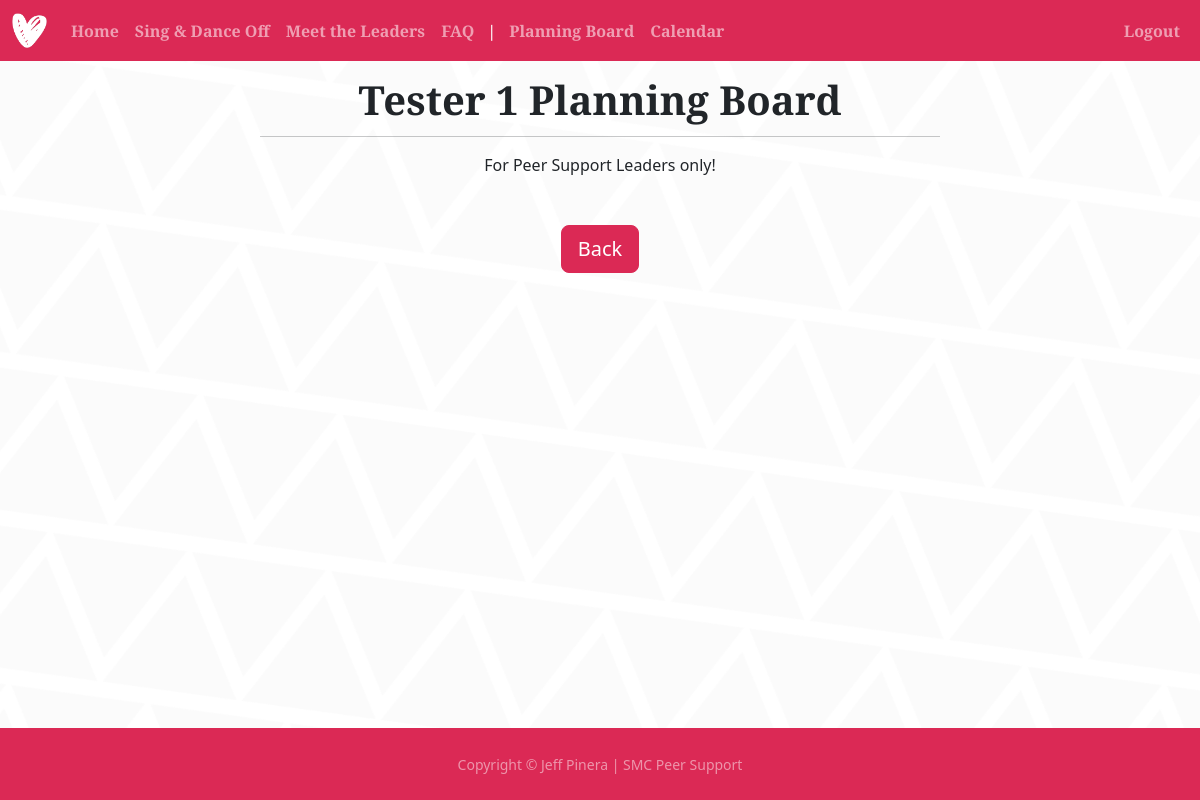
Page /posts/Tester 1 (signed in) on the earlier database version.
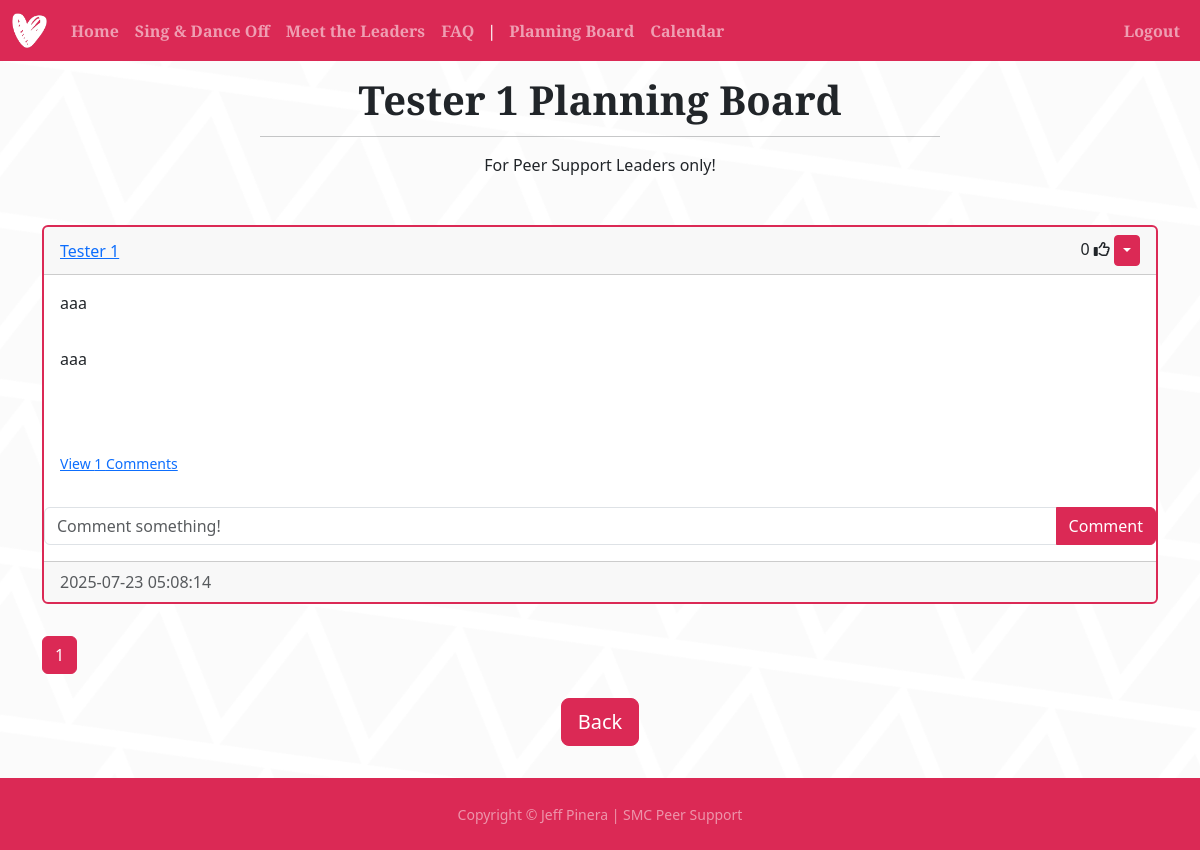
Same page on the later database version.
### website/models.py (models this page shows)
class Post(db.Model):
    id = db.Column(db.Integer, primary_key=True)
    title = db.Column(db.String(150), nullable=False)
    content = db.Column(db.Text, nullable=False)
    date_created = db.Column(db.DateTime(timezone=True), default=func.now())
    author = db.Column(db.Integer, db.ForeignKey(
        'user.id', ondelete="CASCADE"), nullable=False)
    comments = db.relationship('Comment', backref='post', passive_deletes=True)
    likes = db.relationship('Like', backref='post', passive_deletes=True)

class User(db.Model, UserMixin):
    id = db.Column(db.Integer, primary_key=True)
    email = db.Column(db.String(150), unique=True)
    username = db.Column(db.String(150), unique=True)
    password = db.Column(db.String(150))
    date_created = db.Column(db.DateTime(timezone=True), default=func.now())
    posts = db.relationship('Post', backref='user', passive_deletes=True)
    comments = db.relationship('Comment', backref='user', passive_deletes=True)
    likes = db.relationship('Like', backref='user', passive_deletes=True)

### website/views.py (the view)
@views.route("/posts/<username>")
@login_required
def posts(username):
    page = request.args.get('page', 1, type=int)
    user = User.query.filter_by(username=username).first()
    if not user:
        flash('No user with that username exists.', category='error')
        return redirect(url_for('views.blog'))
    posts = Post.query.filter_by(user=user).order_by(
        Post.date_created.desc()).paginate(page=page, per_page=4)
    return render_template("posts.html", user=current_user, posts=posts, username=username)

### website/__init__.py (called while the page is built)
def create_app():
    app = Flask(__name__)
    app.config['SECRET_KEY'] = "9TGpWEMCbL"
    app.config['SQLALCHEMY_DATABASE_URI'] = f'sqlite:///{DB_NAME}'
    db.init_app(app)
    from .views import views
    from .auth import auth
    app.register_blueprint(views, url_prefix="/")
    app.register_blueprint(auth, url_prefix="/")
    from .models import User
    with app.app_context():
        db.create_all()
    login_manager = LoginManager()
    login_manager.login_view = "auth.login"
    login_manager.init_app(app)
    @login_manager.user_loader
    def load_user(id):
        return User.query.get(int(id))
    return app

### website/templates/posts.html
{% extends "posts_div.html" %} {% block title %} {{username}}'s Board • Peer Support SMC {% endblock %} {% block header %} {{username}}'s Board {% endblock %} {% block footer %}
<div align="center">
  <a href="/blog">
    <button type="button" class="btn btn-primary btn-lg red">Back</button>
  </a>
</div>
<div class="spacer"></div>
{% endblock %}

### website/templates/posts_div.html (shortened to what this page needs)
{% extends "template.html" %} {% block title %} Planning Board • Peer Support SMC {% endblock %}
{% block content %}
<section>
    <div class="container px-4 px-lg-5 h-100 navspace">
        <div class="row gx-4 gx-lg-5 h-100 align-items-center justify-content-center text-center">
            <div class="col-lg-8 align-self-end">
                <h1 class="text-dark headings-font">{{username}} Planning Board</h1>
                <hr class="divider" />
                <p class="text-white-75 mb-5">For Peer Support Leaders only!</p>
            </div>
        </div>
    </div>
</section>
<div id="posts" class="container">
    {% for post in posts %}
    <div class="card textbox-border">
        <div class="card-header d-flex justify-content-between align-items-center">
            <a href="/posts/{{post.user.username}}">{{post.user.username}}</a>
            <div>
                <span id="likes-count-{{post.id}}">{{ post.likes|length }}</span>
                {% if user.id in post.likes|map(attribute="author")|list %}
                <i class="fas fa-thumbs-up" id="like-button-{{post.id}}" onclick="like({{post.id}})"></i>
                {% else %}
                <i class="far fa-thumbs-up" id="like-button-{{post.id}}" onclick="like({{post.id}})"></i>
                {% endif %}
                {% if user.id == post.author %}
                <div class="btn-group">
                    <button type="button" class="btn btn-sm btn-primary dropdown-toggle red" data-bs-toggle="dropdown"></button>
                </div>
                {% endif %}
            </div>
        </div>
        <div class="card-body">
            <div class="card-text">{{post.title}}</div>
        </div>
        <div class="card-body">
            <div class="card-text">{{post.content}}</div>
        </div>
<div class="spacer"></div>
        <p class="card-text">
            {% if post.comments|length > 0 %}
            <div class="m-3">
            <a data-bs-toggle="collapse" href="#comments-{{post.id}}" role="button">
                <small>View {{post.comments|length}} Comments</small>
            </a>
            </div>
            {% else %}
            <div class="m-3">
            <small class="text-muted">No Comments</small>
            </div>
            {% endif %}
        </p>
        <form class="input-group mb-3" method="POST" action="/create-comment/{{post.id}}">
            <input type="text" id="text" name="text" class="form-control" placeholder="Comment something!"/>
            <button type="submit" class="btn btn-primary red">Comment</button>
        </form>
        <div class="card-footer text-muted">{{post.date_created}}</div>
    </div>
<div class="spacer"></div>
    {% endfor %}
</div>
<div class="container">
{% for page_num in posts.iter_pages(left_edge=1, right_edge=1, left_current=1, right_current=2) %}
{% if page_num %}
{% if posts.page == page_num %}
<a class="btn btn-info mb-4 red" href="{{ url_for('views.blog', page=page_num)}}">{{ page_num }}</a>
{% else %}
<a class="btn btn-outline-info mb-4 red-outline" href="{{ url_for('views.blog', page=page_num)}}">{{ page_num }}</a>
{% endif %}
{% else %}
...
{% endif %}
{% endfor %}
</div>
{% block footer %}{% endblock %}
{% endblock %}

Differences in the rows shown:
added Post: user.username "Tester 1", likes|length "0", title "aaa", content "aaa", comments|length "1", date_created "2025-07-23 05:08:14"
Other differences:
new list line: "1"
